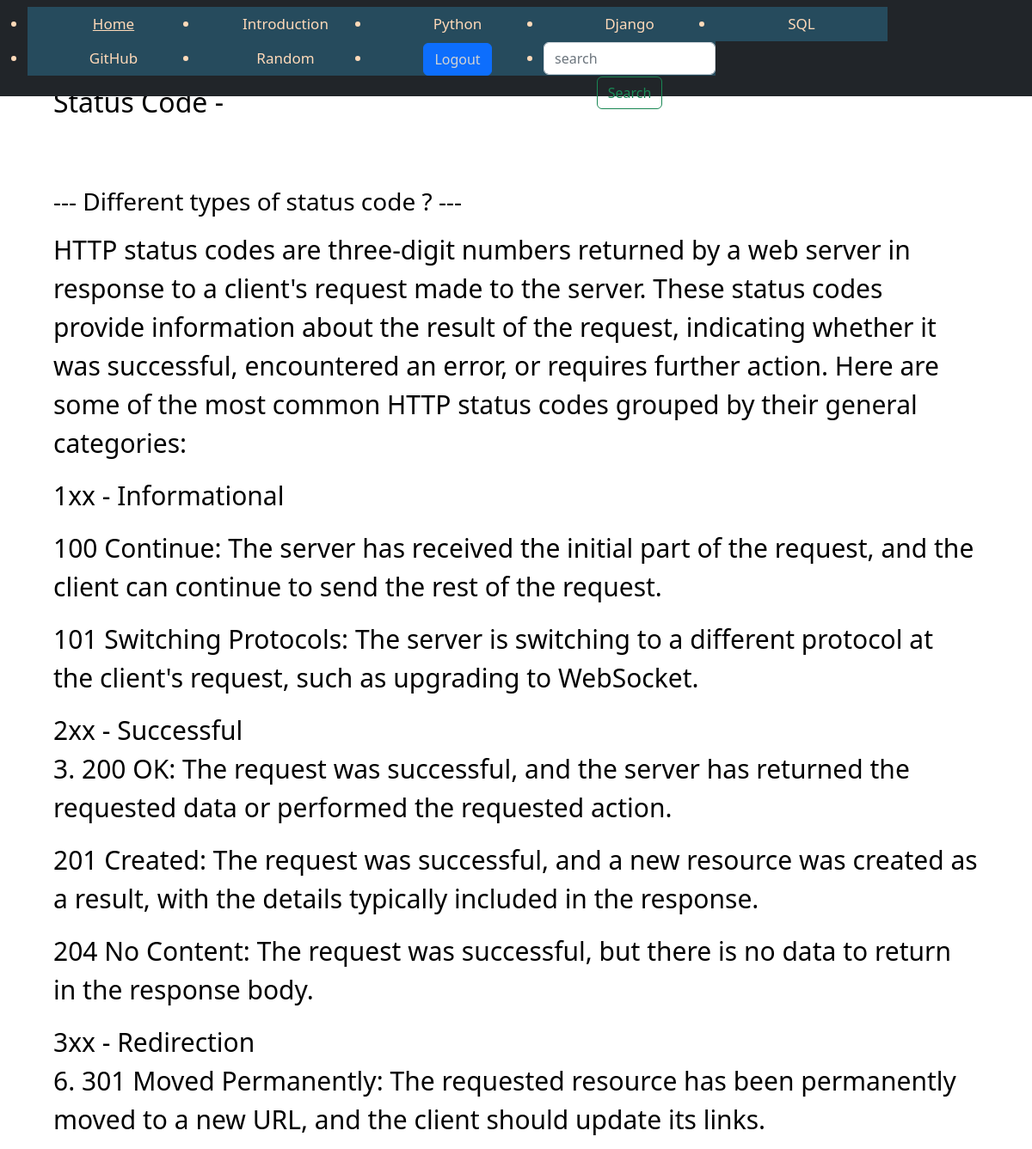
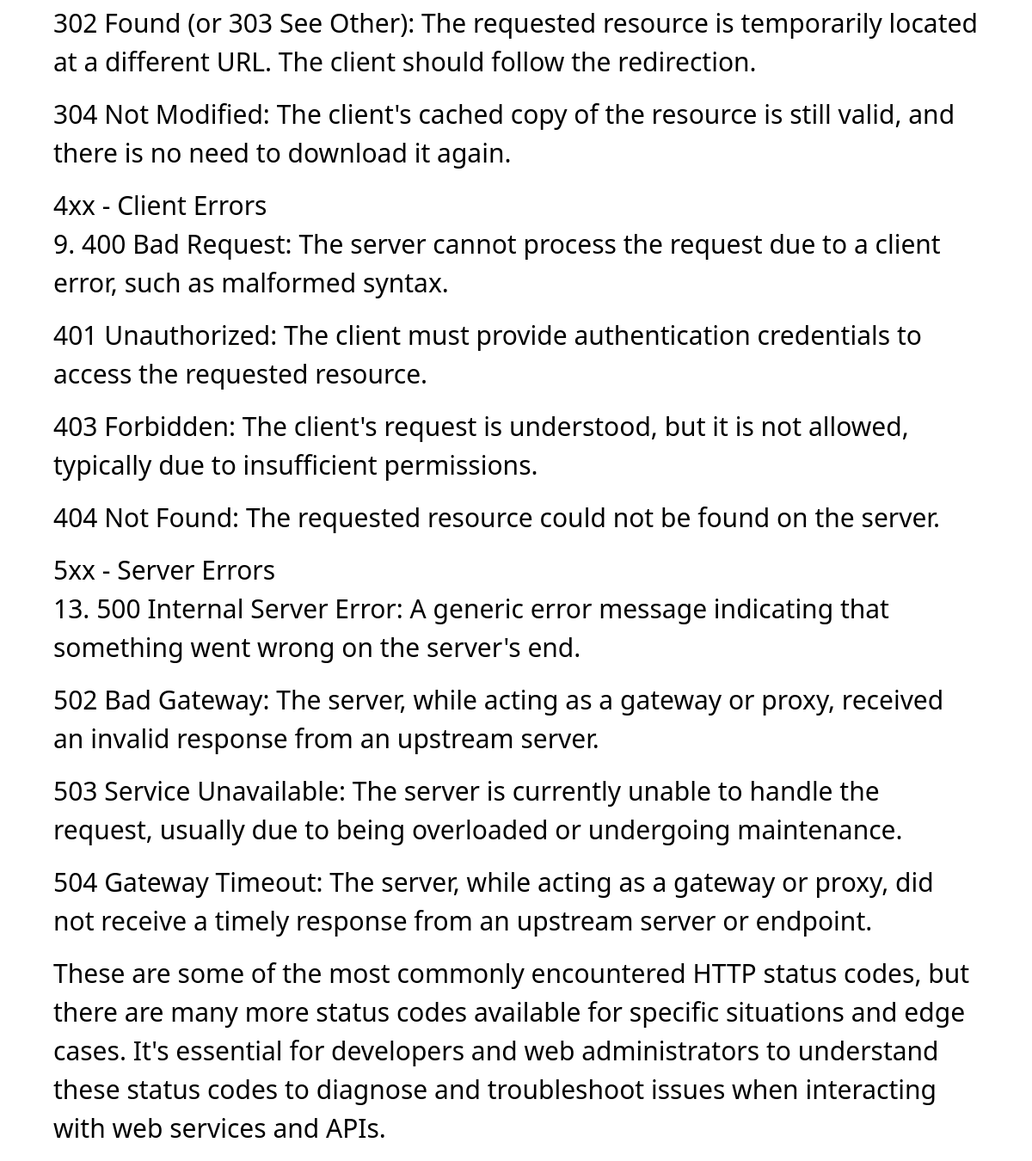
The page /status_code/ on the database its author committed (2 pictures, top to bottom).
### main/models.py (models this page shows)
class InterviewQuestions(models.Model):
    interview_question_type = models.ForeignKey(InterviewQuestionType, on_delete=models.CASCADE)
    question = models.TextField(max_length=255, blank=True)
    img = models.ImageField(upload_to="productImages", blank=True)
    answer = models.TextField()

### main/views.py (the view)
# urls.py: path('status_code/', status_code, name="status code"),
def status_code(request):
    questions = InterviewQuestions.objects.filter(interview_question_type__type__icontains="Status Code")
    return render(request, 'main/status_code.html', {"questions": questions})

### main/templates/main/status_code.html (shortened to what this page needs)
<!doctype html>
<html lang="en">
<head>
</head>
<body>
{% include 'main/nav.html' %}
 <div class="container">
  <div class="right-section">
     <h2 style="margin-bottom: 80px">Status Code -</h2>
      {% for quest in questions %}
     <h3>--- {{ quest.question }} ---</h3>
     <p>{% if quest.img %} <img src="{{ quest.img.url }}" alt=""> {% endif %}{{ quest.answer|linebreaks }}</p>
      {% endfor %}
  </div>
</div>
</body>
</html>

### main/templates/main/status_code.html (style rules this page uses)
.container { display: flex; width: 100%; height: 100%; }
.right-section { font-size: 30px; padding-left: 20px; padding-right: 20px; padding-top: 100px; color: black; }

### rows shown on the page
InterviewQuestions: question "Different types of status code ?", answer "HTTP status codes are three-digit numbers returned by a web server in response to a client's request made to the server. These status codes provide information about the result of the request, indicating whether it was successful, encountered an error, or requires further action. Here are some of the most common HTTP status codes grouped by their general categories: 1xx - Informational 100 Continue: The server has received the initial part of the request, and the client can continue to send the rest of the request. 101 Switching Protocols: The server is switching to a different protocol at the client's request, such as upgrading to WebSocket. 2xx - Successful 3. 200 OK: The request was…"
